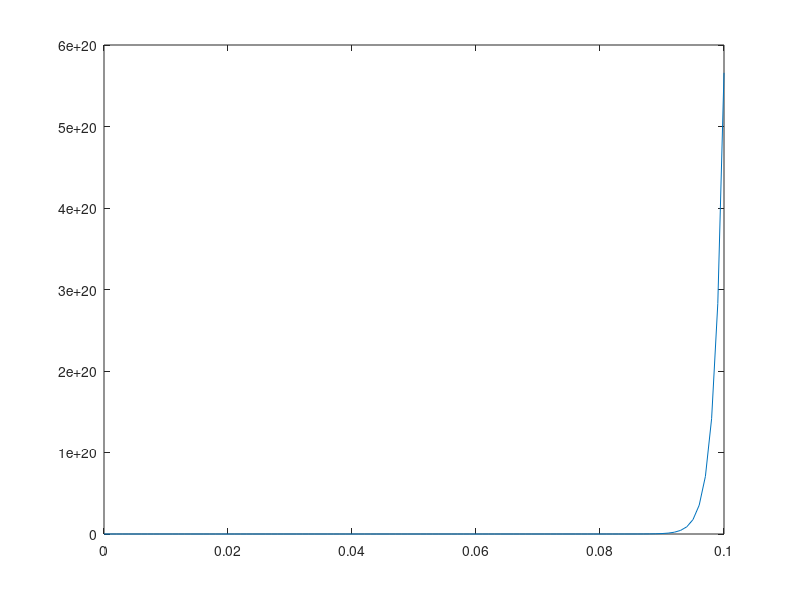

Recreate this plot in MATLAB.
clc;
clear;

fp = 1000;
t = 0:1/fp:0.1;
In = length(t);

for pom=1:length(t)
    In(pom) = sin(2* pi * 1000000);
end


Out = zeros(1,length(t));

for pom = 1:length(t)
    if pom > 1
    Out(pom) = (Out(pom-1) * 2) - (In(pom-1) * 0.5);
    else
     Out(pom) = (Out(pom) * 2) - (In(pom) * 0.5);
    end
end

plot(t, Out);